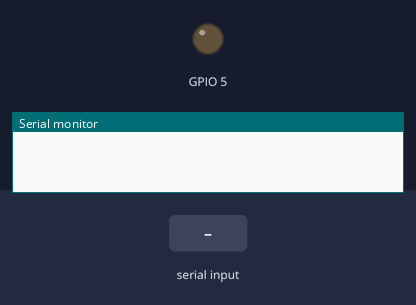
This program was run on a simulated ESP32. Parts: output pins drawn as LEDs (lit = HIGH), the last lines printed to the serial monitor. Dashed ring = blinking. Inputs (shaded band) come from the test bench.

Above: at 1.2 s.
1.3 s: "szybko\n" received over Serial
At 4.2 s:
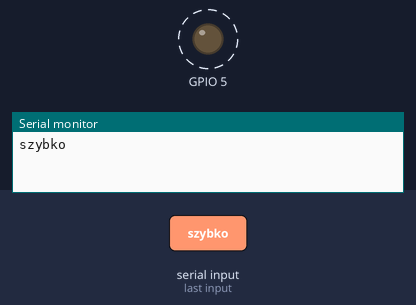
4.3 s: "najszybciej\n" received over Serial
At 5.3 s:
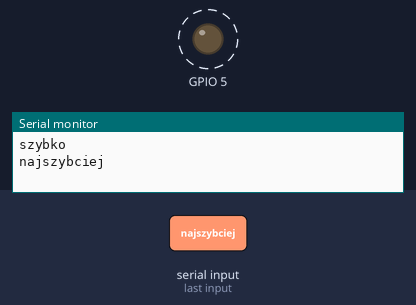
5.8 s: "wolno\n" received over Serial
At 6.3 s:
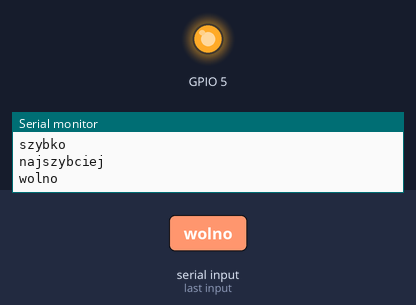
Timing chart, 0 to 13.3 s (numbered marks = the images above; inputs shaded):
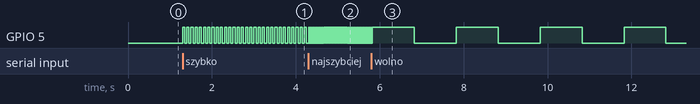

The program:

main.cpp
```cpp
#include <Arduino.h>
String wyraz="";
void setup()
{
  pinMode(5, OUTPUT);
  Serial.begin(9600);
  digitalWrite(5, LOW);
}

void loop()
{
    if(Serial.available())
          {
            wyraz=Serial.readStringUntil('\n');
            Serial.println(wyraz);
          }
   if (wyraz=="szybko"){
     digitalWrite(5, HIGH);
     delay(50);
     digitalWrite(5, LOW);
     delay(50);
   }
   else if (wyraz=="najszybciej"){
     digitalWrite(5, HIGH);
     delay(18);
     digitalWrite(5, LOW);
     delay(18);
   }
  else if (wyraz=="wolno"){
    digitalWrite(5, HIGH);
    delay(1000);
    digitalWrite(5, LOW);
    delay(1000);
  }
  else if (wyraz=="koniec"){
    digitalWrite(5, LOW);
  }
}
```

Measured:
- after the input at 1.3 s, GPIO 5: alternates HIGH for 0.05 s and LOW for 0.05 s, starting at once
- after the input at 4.3 s, GPIO 5: alternates HIGH for 0.02 s and LOW for 0.02 s, starting at once
